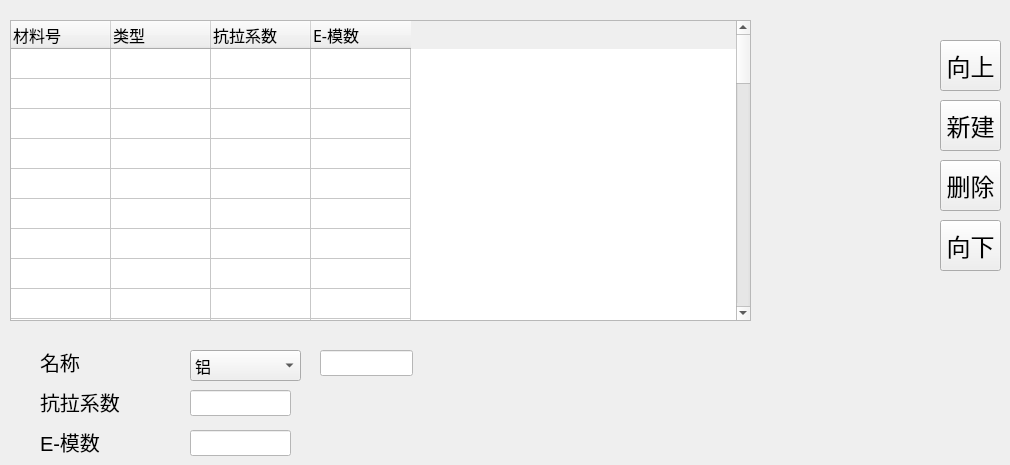
   <widget class="QWidget" name="tab_3">
    <attribute name="icon">
     <iconset resource="A66-appsrc.qrc">
      <normaloff>:/ico/ICO/P1-MET.png</normaloff>:/ico/ICO/P1-MET.png</iconset>
    </attribute>
    <attribute name="title">
     <string> 材料库      </string>
    </attribute>
    <widget class="QLineEdit" name="lineEdit_EMold">
     <property name="geometry">
      <rect>
       <x>190</x>
       <y>430</y>
       <width>101</width>
       <height>26</height>
      </rect>
     </property>
     <property name="palette">
      <palette>
       <active>
        <colorrole role="Button">
         <brush brushstyle="SolidPattern">
          <color alpha="255">
           <red>255</red>
           <green>255</green>
           <blue>255</blue>
          </color>
         </brush>
        </colorrole>
        <colorrole role="Base">
         <brush brushstyle="SolidPattern">
          <color alpha="255">
           <red>255</red>
           <green>255</green>
           <blue>255</blue>
          </color>
         </brush>
        </colorrole>
        <colorrole role="Window">
         <brush brushstyle="SolidPattern">
          <color alpha="255">
           <red>255</red>
           <green>255</green>
           <blue>255</blue>
          </color>
         </brush>
        </colorrole>
       </active>
       <inactive>
        <colorrole role="Button">
         <brush brushstyle="SolidPattern">
          <color alpha="255">
           <red>255</red>
           <green>255</green>
           <blue>255</blue>
          </color>
         </brush>
        </colorrole>
        <colorrole role="Base">
         <brush brushstyle="SolidPattern">
          <color alpha="255">
           <red>255</red>
           <green>255</green>
           <blue>255</blue>
          </color>
         </brush>
        </colorrole>
        <colorrole role="Window">
         <brush brushstyle="SolidPattern">
          <color alpha="255">
           <red>255</red>
           <green>255</green>
           <blue>255</blue>
          </color>
         </brush>
        </colorrole>
       </inactive>
       <disabled>
        <colorrole role="Button">
         <brush brushstyle="SolidPattern">
          <color alpha="255">
           <red>255</red>
           <green>255</green>
           <blue>255</blue>
          </color>
         </brush>
        </colorrole>
        <colorrole role="Base">
         <brush brushstyle="SolidPattern">
          <color alpha="255">
           <red>255</red>
           <green>255</green>
           <blue>255</blue>
          </color>
         </brush>
        </colorrole>
        <colorrole role="Window">
         <brush brushstyle="SolidPattern">
          <color alpha="255">
           <red>255</red>
           <green>255</green>
           <blue>255</blue>
          </color>
         </brush>
        </colorrole>
       </disabled>
      </palette>
     </property>
     <property name="cursor">
      <cursorShape>ArrowCursor</cursorShape>
     </property>
     <property name="styleSheet">
      <string notr="true">background-color: rgb(255, 255, 255);</string>
     </property>
    </widget>
    <widget class="QLabel" name="label_28">
     <property name="geometry">
      <rect>
       <x>40</x>
       <y>430</y>
       <width>111</width>
       <height>24</height>
      </rect>
     </property>
     <property name="font">
      <font>
       <pointsize>15</pointsize>
      </font>
     </property>
     <property name="cursor">
      <cursorShape>ArrowCursor</cursorShape>
     </property>
     <property name="text">
      <string>E-模数</string>
     </property>
     <property name="alignment">
      <set>Qt::AlignLeading|Qt::AlignLeft|Qt::AlignVCenter</set>
     </property>
    </widget>
    <widget class="QPushButton" name="pushButton_M_Up">
     <property name="geometry">
      <rect>
       <x>940</x>
       <y>40</y>
       <width>61</width>
       <height>51</height>
      </rect>
     </property>
     <property name="font">
      <font>
       <pointsize>18</pointsize>
      </font>
     </property>
     <property name="cursor">
      <cursorShape>ArrowCursor</cursorShape>
     </property>
     <property name="focusPolicy">
      <enum>Qt::ClickFocus</enum>
     </property>
     <property name="text">
      <string>向上</string>
     </property>
     <property name="autoDefault">
      <bool>false</bool>
     </property>
    </widget>
    <widget class="QLabel" name="label_29">
     <property name="geometry">
      <rect>
       <x>40</x>
       <y>390</y>
       <width>101</width>
       <height>24</height>
      </rect>
     </property>
     <property name="font">
      <font>
       <pointsize>15</pointsize>
      </font>
     </property>
     <property name="cursor">
      <cursorShape>ArrowCursor</cursorShape>
     </property>
     <property name="text">
      <string>抗拉系数</string>
     </property>
     <property name="alignment">
      <set>Qt::AlignLeading|Qt::AlignLeft|Qt::AlignVCenter</set>
     </property>
    </widget>
    <widget class="QLineEdit" name="lineEdit_Strengrht">
     <property name="geometry">
      <rect>
       <x>190</x>
       <y>390</y>
       <width>101</width>
       <height>26</height>
      </rect>
     </property>
     <property name="palette">
      <palette>
       <active>
        <colorrole role="Button">
         <brush brushstyle="SolidPattern">
          <color alpha="255">
           <red>255</red>
           <green>255</green>
           <blue>255</blue>
          </color>
         </brush>
        </colorrole>
        <colorrole role="Base">
         <brush brushstyle="SolidPattern">
          <color alpha="255">
           <red>255</red>
           <green>255</green>
           <blue>255</blue>
          </color>
         </brush>
        </colorrole>
        <colorrole role="Window">
         <brush brushstyle="SolidPattern">
          <color alpha="255">
           <red>255</red>
           <green>255</green>
           <blue>255</blue>
          </color>
         </brush>
        </colorrole>
       </active>
       <inactive>
        <colorrole role="Button">
         <brush brushstyle="SolidPattern">
          <color alpha="255">
           <red>255</red>
           <green>255</green>
           <blue>255</blue>
          </color>
         </brush>
        </colorrole>
        <colorrole role="Base">
         <brush brushstyle="SolidPattern">
          <color alpha="255">
           <red>255</red>
           <green>255</green>
           <blue>255</blue>
          </color>
         </brush>
        </colorrole>
        <colorrole role="Window">
         <brush brushstyle="SolidPattern">
          <color alpha="255">
           <red>255</red>
           <green>255</green>
           <blue>255</blue>
          </color>
         </brush>
        </colorrole>
       </inactive>
       <disabled>
        <colorrole role="Button">
         <brush brushstyle="SolidPattern">
          <color alpha="255">
           <red>255</red>
           <green>255</green>
           <blue>255</blue>
          </color>
         </brush>
        </colorrole>
        <colorrole role="Base">
         <brush brushstyle="SolidPattern">
          <color alpha="255">
           <red>255</red>
           <green>255</green>
           <blue>255</blue>
          </color>
         </brush>
        </colorrole>
        <colorrole role="Window">
         <brush brushstyle="SolidPattern">
          <color alpha="255">
           <red>255</red>
           <green>255</green>
           <blue>255</blue>
          </color>
         </brush>
        </colorrole>
       </disabled>
      </palette>
     </property>
     <property name="cursor">
      <cursorShape>ArrowCursor</cursorShape>
     </property>
     <property name="styleSheet">
      <string notr="true">background-color: rgb(255, 255, 255);</string>
     </property>
    </widget>
    <widget class="QLineEdit" name="lineEdit_MaterialName">
     <property name="geometry">
      <rect>
       <x>320</x>
       <y>350</y>
       <width>93</width>
       <height>26</height>
      </rect>
     </property>
     <property name="palette">
      <palette>
       <active>
        <colorrole role="Button">
         <brush brushstyle="SolidPattern">
          <color alpha="255">
           <red>255</red>
           <green>255</green>
           <blue>255</blue>
          </color>
         </brush>
        </colorrole>
        <colorrole role="Base">
         <brush brushstyle="SolidPattern">
          <color alpha="255">
           <red>255</red>
           <green>255</green>
           <blue>255</blue>
          </color>
         </brush>
        </colorrole>
        <colorrole role="Window">
         <brush brushstyle="SolidPattern">
          <color alpha="255">
           <red>255</red>
           <green>255</green>
           <blue>255</blue>
          </color>
         </brush>
        </colorrole>
       </active>
       <inactive>
        <colorrole role="Button">
         <brush brushstyle="SolidPattern">
          <color alpha="255">
           <red>255</red>
           <green>255</green>
           <blue>255</blue>
          </color>
         </brush>
        </colorrole>
        <colorrole role="Base">
         <brush brushstyle="SolidPattern">
          <color alpha="255">
           <red>255</red>
           <green>255</green>
           <blue>255</blue>
          </color>
         </brush>
        </colorrole>
        <colorrole role="Window">
         <brush brushstyle="SolidPattern">
          <color alpha="255">
           <red>255</red>
           <green>255</green>
           <blue>255</blue>
          </color>
         </brush>
        </colorrole>
       </inactive>
       <disabled>
        <colorrole role="Button">
         <brush brushstyle="SolidPattern">
          <color alpha="255">
           <red>255</red>
           <green>255</green>
           <blue>255</blue>
          </color>
         </brush>
        </colorrole>
        <colorrole role="Base">
         <brush brushstyle="SolidPattern">
          <color alpha="255">
           <red>255</red>
           <green>255</green>
           <blue>255</blue>
          </color>
         </brush>
        </colorrole>
        <colorrole role="Window">
         <brush brushstyle="SolidPattern">
          <color alpha="255">
           <red>255</red>
           <green>255</green>
           <blue>255</blue>
          </color>
         </brush>
        </colorrole>
       </disabled>
      </palette>
     </property>
     <property name="cursor">
      <cursorShape>ArrowCursor</cursorShape>
     </property>
     <property name="styleSheet">
      <string notr="true">background-color: rgb(255, 255, 255);</string>
     </property>
    </widget>
    <widget class="QLabel" name="label_30">
     <property name="geometry">
      <rect>
       <x>40</x>
       <y>350</y>
       <width>101</width>
       <height>24</height>
      </rect>
     </property>
     <property name="font">
      <font>
       <pointsize>15</pointsize>
      </font>
     </property>
     <property name="cursor">
      <cursorShape>ArrowCursor</cursorShape>
     </property>
     <property name="text">
      <string>名称</string>
     </property>
     <property name="alignment">
      <set>Qt::AlignLeading|Qt::AlignLeft|Qt::AlignVCenter</set>
     </property>
    </widget>
    <widget class="QComboBox" name="comboBox_material">
     <property name="geometry">
      <rect>
       <x>190</x>
       <y>350</y>
       <width>111</width>
       <height>31</height>
      </rect>
     </property>
     <property name="font">
      <font>
       <pointsize>12</pointsize>
      </font>
     </property>
     <item>
      <property name="text">
       <string>铝</string>
      </property>
     </item>
     <item>
      <property name="text">
       <string>不锈钢</string>
      </property>
     </item>
     <item>
      <property name="text">
       <string>铁</string>
      </property>
     </item>
    </widget>
    <widget class="QTableWidget" name="tableWidget_Material">
     <property name="geometry">
      <rect>
       <x>10</x>
       <y>20</y>
       <width>741</width>
       <height>301</height>
      </rect>
     </property>
     <property name="sizePolicy">
      <sizepolicy hsizetype="Expanding" vsizetype="Expanding">
       <horstretch>0</horstretch>
       <verstretch>0</verstretch>
      </sizepolicy>
     </property>
     <property name="font">
      <font>
       <pointsize>12</pointsize>
      </font>
     </property>
     <property name="cursor" stdset="0">
      <cursorShape>ArrowCursor</cursorShape>
     </property>
     <property name="acceptDrops">
      <bool>false</bool>
     </property>
     <property name="layoutDirection">
      <enum>Qt::LeftToRight</enum>
     </property>
     <property name="midLineWidth">
      <number>1</number>
     </property>
     <property name="verticalScrollBarPolicy">
      <enum>Qt::ScrollBarAsNeeded</enum>
     </property>
     <property name="horizontalScrollBarPolicy">
      <enum>Qt::ScrollBarAsNeeded</enum>
     </property>
     <property name="autoScrollMargin">
      <number>16</number>
     </property>
     <property name="editTriggers">
      <set>QAbstractItemView::NoEditTriggers</set>
     </property>
     <property name="selectionMode">
      <enum>QAbstractItemView::SingleSelection</enum>
     </property>
     <property name="selectionBehavior">
      <enum>QAbstractItemView::SelectRows</enum>
     </property>
     <property name="textElideMode">
      <enum>Qt::ElideRight</enum>
     </property>
     <property name="gridStyle">
      <enum>Qt::SolidLine</enum>
     </property>
     <property name="sortingEnabled">
      <bool>false</bool>
     </property>
     <property name="rowCount">
      <number>50</number>
     </property>
     <property name="columnCount">
      <number>4</number>
     </property>
     <attribute name="horizontalHeaderCascadingSectionResizes">
      <bool>false</bool>
     </attribute>
     <attribute name="horizontalHeaderMinimumSectionSize">
      <number>27</number>
     </attribute>
     <attribute name="horizontalHeaderShowSortIndicator" stdset="0">
      <bool>false</bool>
     </attribute>
     <attribute name="horizontalHeaderStretchLastSection">
      <bool>false</bool>
     </attribute>
     <attribute name="verticalHeaderVisible">
      <bool>false</bool>
     </attribute>
     <attribute name="verticalHeaderDefaultSectionSize">
      <number>30</number>
     </attribute>
     <attribute name="verticalHeaderShowSortIndicator" stdset="0">
      <bool>false</bool>
     </attribute>
     <row/>
     <row/>
     <row/>
     <row/>
     <row/>
     <row/>
     <row/>
     <row/>
     <row/>
     <row/>
     <row/>
     <row/>
     <row/>
     <row/>
     <row/>
     <row/>
     <row/>
     <row/>
     <row/>
     <row/>
     <row/>
     <row/>
     <row/>
     <row/>
     <row/>
     <row/>
     <row/>
     <row/>
     <row/>
     <row/>
     <row/>
     <row/>
     <row/>
     <row/>
     <row/>
     <row/>
     <row/>
     <row/>
     <row/>
     <row/>
     <row/>
     <row/>
     <row/>
     <row/>
     <row/>
     <row/>
     <row/>
     <row/>
     <row/>
     <row/>
     <column>
      <property name="text">
       <string>材料号</string>
      </property>
      <property name="font">
       <font>
        <family>Sans Serif</family>
        <pointsize>12</pointsize>
       </font>
      </property>
      <property name="textAlignment">
       <set>AlignLeft|AlignVCenter</set>
      </property>
     </column>
     <column>
      <property name="text">
       <string>类型</string>
      </property>
      <property name="font">
       <font>
        <pointsize>12</pointsize>
       </font>
      </property>
      <property name="textAlignment">
       <set>AlignLeft|AlignVCenter</set>
      </property>
     </column>
     <column>
      <property name="text">
       <string>抗拉系数</string>
      </property>
      <property name="font">
       <font>
        <family>Sans Serif</family>
        <pointsize>12</pointsize>
       </font>
      </property>
      <property name="textAlignment">
       <set>AlignLeft|AlignVCenter</set>
      </property>
     </column>
     <column>
      <property name="text">
       <string>E-模数</string>
      </property>
      <property name="font">
       <font>
        <family>Sans Serif</family>
        <pointsize>12</pointsize>
       </font>
      </property>
      <property name="textAlignment">
       <set>AlignLeft|AlignVCenter</set>
      </property>
     </column>
     <item row="0" column="0">
      <property name="text">
       <string/>
      </property>
      <property name="textAlignment">
       <set>AlignHCenter|AlignVCenter|AlignCenter</set>
      </property>
     </item>
     <item row="1" column="0">
      <property name="text">
       <string/>
      </property>
      <property name="flags">
       <set>ItemIsSelectable|ItemIsEditable|ItemIsDragEnabled|ItemIsUserCheckable|ItemIsEnabled</set>
      </property>
     </item>
    </widget>
    <widget class="QPushButton" name="pushButton_M_Down">
     <property name="geometry">
      <rect>
       <x>940</x>
       <y>220</y>
       <width>61</width>
       <height>51</height>
      </rect>
     </property>
     <property name="font">
      <font>
       <pointsize>18</pointsize>
      </font>
     </property>
     <property name="cursor">
      <cursorShape>ArrowCursor</cursorShape>
     </property>
     <property name="focusPolicy">
      <enum>Qt::ClickFocus</enum>
     </property>
     <property name="text">
      <string>向下</string>
     </property>
     <property name="autoDefault">
      <bool>false</bool>
     </property>
    </widget>
    <widget class="QPushButton" name="pushButton_M_New">
     <property name="geometry">
      <rect>
       <x>940</x>
       <y>100</y>
       <width>61</width>
       <height>51</height>
      </rect>
     </property>
     <property name="font">
      <font>
       <pointsize>18</pointsize>
      </font>
     </property>
     <property name="cursor">
      <cursorShape>ArrowCursor</cursorShape>
     </property>
     <property name="focusPolicy">
      <enum>Qt::ClickFocus</enum>
     </property>
     <property name="text">
      <string>新建</string>
     </property>
     <property name="autoDefault">
      <bool>false</bool>
     </property>
    </widget>
    <widget class="QPushButton" name="pushButton_M_Del">
     <property name="geometry">
      <rect>
       <x>940</x>
       <y>160</y>
       <width>61</width>
       <height>51</height>
      </rect>
     </property>
     <property name="font">
      <font>
       <pointsize>18</pointsize>
      </font>
     </property>
     <property name="cursor">
      <cursorShape>ArrowCursor</cursorShape>
     </property>
     <property name="focusPolicy">
      <enum>Qt::ClickFocus</enum>
     </property>
     <property name="text">
      <string>删除</string>
     </property>
     <property name="autoDefault">
      <bool>false</bool>
     </property>
    </widget>
   </widget>
